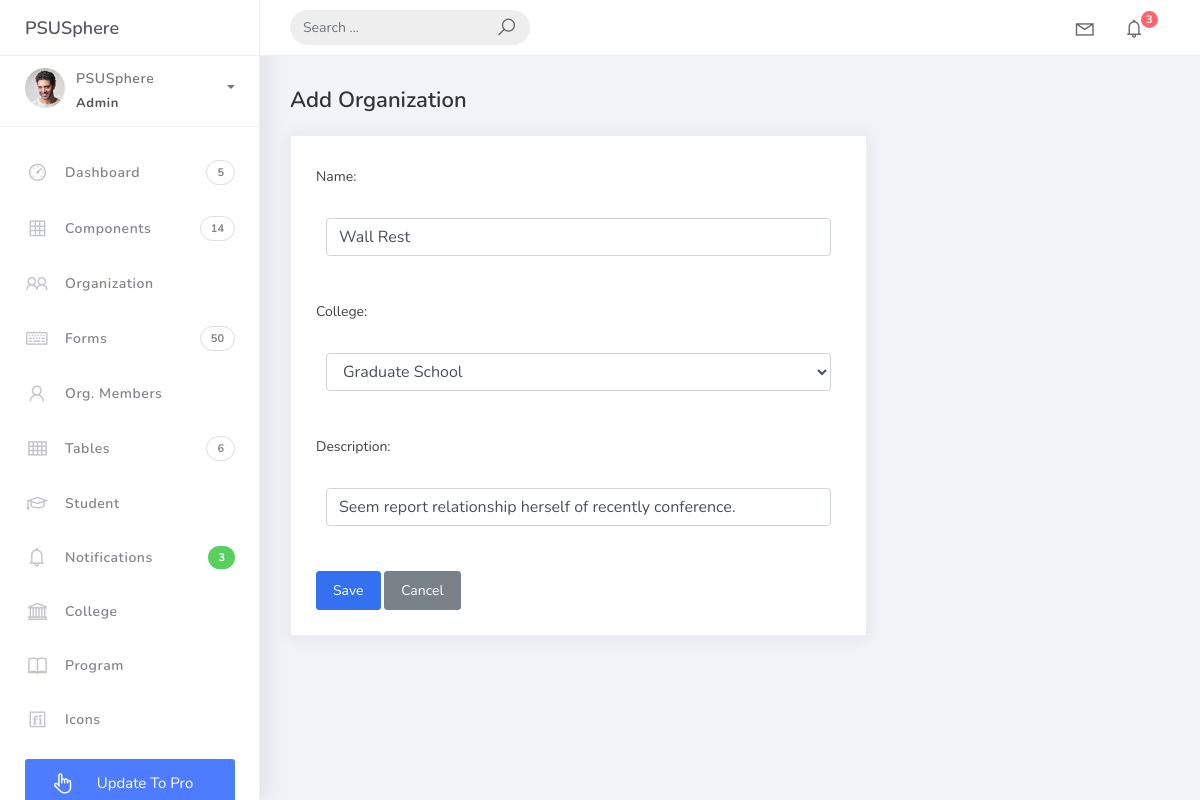
Page /organization_list/3/ on the committed database.
### studentorg/models.py (models this page shows, shortened)
class BaseModel(models.Model):
    created_at = models.DateTimeField(auto_now_add=True, db_index=True)
    updated_at = models.DateTimeField(auto_now=True)
    class Meta:
        abstract = True

class Organization(BaseModel):
    name = models.CharField(max_length=250)
    college = models.ForeignKey(
        College, null=True, blank=True, on_delete=models.CASCADE
    )
    description = models.CharField(max_length=500)

### studentorg/views.py (the view)
# urls.py: path('organization_list/<int:pk>/', OrganizationUpdateView.as_view(), name='organization-update'),
class OrganizationUpdateView(UpdateView):
    model = Organization
    form_class = OrganizationForm
    template_name = 'org_form.html'
    success_url = reverse_lazy('organization-list')

### studentorg/forms.py
class OrganizationForm(ModelForm):
    class Meta:
        model = Organization
        fields = "__all__"

### studentorg/models.py (called while the page is built)
    def __str__(self):
        return self.college_name

### projectsite/templates/org_form.html (shortened to what this page needs)
{% extends 'base.html' %}
{% load static %}
{% block content %}
<div class="content">
  <div class="container-fluid">
    <h4 class="page-title">Add Organization</h4>
    <div class="row">
      <div class="col-md-8">
        <div class="card">
          <div class="card-body">
            <form method="post" novalidate>
              {% include 'includes/form.html' %}
              <div class="form-group">
                <button type="submit" class="btn btn-primary">Save</button>
                <a href="{% url 'organization-list' %}" class="btn btn-secondary">Cancel</a>
              </div>
            </form>
          </div>
        </div>
      </div>
    </div>
  </div>
</div>
{% endblock %}

### projectsite/templates/includes/form.html (shortened to what this page needs)
{% load widget_tweaks %}
{% for field in form %}
<div class="field item form-group">
	<label>{{ field.label_tag }}</label>
	<div class="form-group">
		{% render_field field class="form-control" %}
	</div>
</div>
{% endfor %}

### rows in the picture
Organization: name "Wall Rest" "Graduate School" "Seem report relationship herself of recently conference."

### other values in the picture
{{ field.label_tag }} "Name:" "College:" "Description:"
